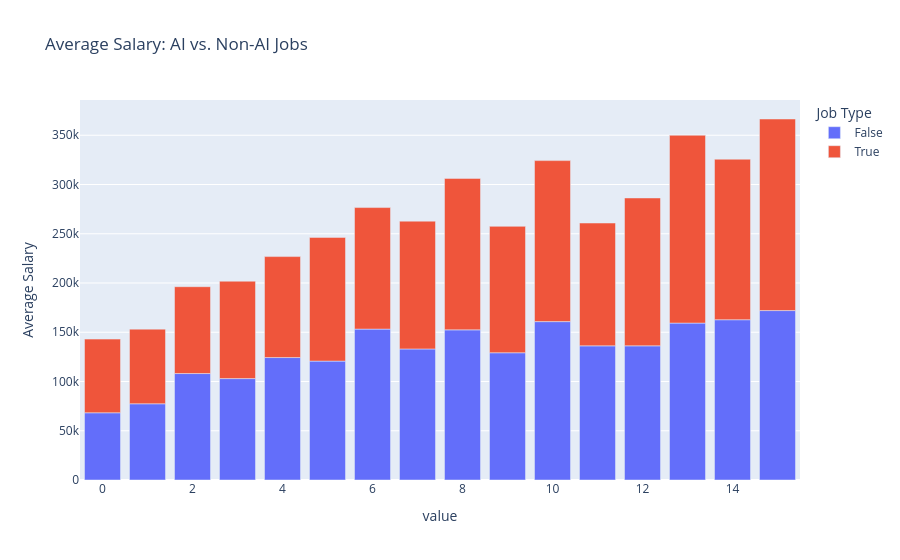

Notebook source saved alongside this figure:
### Code cell
df = pd.read_csv("data/cleaned_data.csv")
df_grouped = df[df['SALARY'].notna()].groupby(['AI_JOB', 'MIN_YEARS_EXPERIENCE'])['SALARY'].mean().reset_index()

fig = px.bar(df_grouped, x=['AI_JOB', 'MIN_YEARS_EXPERIENCE'], y='SALARY',
       title="Average Salary: AI vs. Non-AI Jobs",
       labels={'AI_JOB': 'Job Type', 'SALARY': 'Average Salary'},
       color='AI_JOB')

fig.show()

fig.write_html("figures/4_chart.html")

### Figure 1 — Plotly figure (JSON) as saved in the notebook; plotly's stock layout.template omitted (floating-point values rounded to 4 significant figures)
{"data": [{"hovertemplate": "Job Type=False<br>value=%{x}<br>Average Salary=%{y}<extra></extra>", "legendgroup": "False", "marker": {"color": "#636efa", "pattern": {"shape": ""}}, "name": "False", "orientation": "v", "showlegend": true, "textposition": "auto", "type": "bar", "x": [0.0, 1.0, 2.0, 3.0, 4.0, 5.0, 6.0, 7.0, 8.0, 9.0, 10.0, 11.0, 12.0, 13.0, 14.0, 15.0], "xaxis": "x", "y": [68260.0, 77390.0, 108100.0, 103000.0, 124300.0, 120700.0, 153200.0, 133000.0, 152400.0, 129200.0, 160800.0, 136200.0, 136200.0, 159300.0, 162700.0, 172000.0], "yaxis": "y"}, {"hovertemplate": "Job Type=True<br>value=%{x}<br>Average Salary=%{y}<extra></extra>", "legendgroup": "True", "marker": {"color": "#EF553B", "pattern": {"shape": ""}}, "name": "True", "orientation": "v", "showlegend": true, "textposition": "auto", "type": "bar", "x": [0.0, 1.0, 2.0, 3.0, 4.0, 5.0, 6.0, 7.0, 8.0, 9.0, 10.0, 11.0, 12.0, 13.0, 14.0, 15.0], "xaxis": "x", "y": [74790.0, 75770.0, 88160.0, 98880.0, 102500.0, 125600.0, 123400.0, 129800.0, 153800.0, 128400.0, 163500.0, 124700.0, 150100.0, 190700.0, 163000.0, 194500.0], "yaxis": "y"}], "layout": {"barmode": "relative", "legend": {"title": {"text": "Job Type"}, "tracegroupgap": 0}, "title": {"text": "Average Salary: AI vs. Non-AI Jobs"}, "xaxis": {"anchor": "y", "domain": [0, 1], "title": {"text": "value"}}, "yaxis": {"anchor": "x", "domain": [0, 1], "title": {"text": "Average Salary"}}}}
